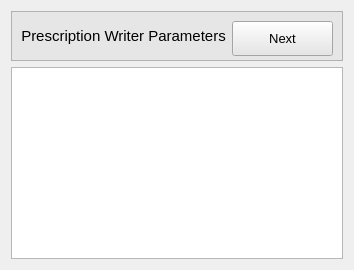
      <widget class="QWidget" name="PrescWriterTab">
       <attribute name="title">
        <string>Prescription_Writer</string>
       </attribute>
       <layout class="QVBoxLayout" name="verticalLayout_4">
        <item>
         <widget class="QFrame" name="TitleFrame">
          <property name="minimumSize">
           <size>
            <width>50</width>
            <height>50</height>
           </size>
          </property>
          <property name="maximumSize">
           <size>
            <width>16777215</width>
            <height>50</height>
           </size>
          </property>
          <property name="baseSize">
           <size>
            <width>0</width>
            <height>50</height>
           </size>
          </property>
          <property name="acceptDrops">
           <bool>false</bool>
          </property>
          <property name="styleSheet">
           <string notr="true">background-color: rgb(214, 214, 214);
background-color: rgb(230, 230, 230);</string>
          </property>
          <property name="frameShape">
           <enum>QFrame::StyledPanel</enum>
          </property>
          <property name="frameShadow">
           <enum>QFrame::Raised</enum>
          </property>
          <property name="midLineWidth">
           <number>12</number>
          </property>
          <layout class="QHBoxLayout" name="horizontalLayout_2">
           <item>
            <widget class="QLabel" name="fSubTitleLabel_3">
             <property name="font">
              <font>
               <pointsize>11</pointsize>
              </font>
             </property>
             <property name="text">
              <string>Prescription Writer Parameters</string>
             </property>
             <property name="alignment">
              <set>Qt::AlignCenter</set>
             </property>
            </widget>
           </item>
           <item>
            <widget class="QPushButton" name="Next2Button">
             <property name="sizePolicy">
              <sizepolicy hsizetype="Minimum" vsizetype="Minimum">
               <horstretch>0</horstretch>
               <verstretch>0</verstretch>
              </sizepolicy>
             </property>
             <property name="minimumSize">
              <size>
               <width>101</width>
               <height>35</height>
              </size>
             </property>
             <property name="maximumSize">
              <size>
               <width>101</width>
               <height>35</height>
              </size>
             </property>
             <property name="baseSize">
              <size>
               <width>101</width>
               <height>35</height>
              </size>
             </property>
             <property name="font">
              <font>
               <pointsize>10</pointsize>
              </font>
             </property>
             <property name="text">
              <string>Next</string>
             </property>
            </widget>
           </item>
          </layout>
         </widget>
        </item>
        <item>
         <widget class="QTableView" name="TTypeTableView">
          <property name="font">
           <font>
            <pointsize>10</pointsize>
           </font>
          </property>
          <property name="editTriggers">
           <set>QAbstractItemView::AllEditTriggers</set>
          </property>
          <property name="alternatingRowColors">
           <bool>true</bool>
          </property>
          <property name="textElideMode">
           <enum>Qt::ElideMiddle</enum>
          </property>
          <property name="sortingEnabled">
           <bool>true</bool>
          </property>
         </widget>
        </item>
       </layout>
      </widget>
